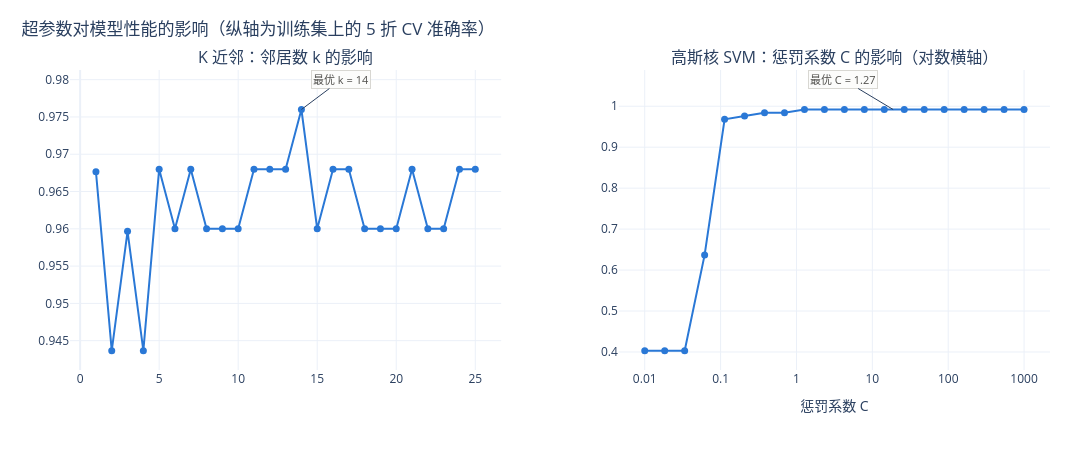

This figure's notebook cell:
### Markdown cell above
### 2. 超参数的影响

### Code cell
# K 近邻的 k：k 太小易受噪声干扰，太大则把邻域内其他类别也拉进来
# 标准化放进 pipeline，保证交叉验证每一折里的均值方差都只用该折的训练部分估计
ks = list(range(1, 26))
knn_acc = [cross_val_score(make_pipeline(StandardScaler(), KNeighborsClassifier(n_neighbors=k)),
                           X_train, y_train, cv=cv, scoring="accuracy").mean() for k in ks]

# 高斯核 SVM 的惩罚系数 C：C 越大越迁就训练样本，越小正则化越强
Cs = np.logspace(-2, 3, 20)
svm_acc = [cross_val_score(make_pipeline(StandardScaler(),
                                         SVC(kernel="rbf", C=C, gamma="scale", random_state=SEED)),
                           X_train, y_train, cv=cv, scoring="accuracy").mean() for C in Cs]

fig = make_subplots(rows=1, cols=2, horizontal_spacing=0.12,
                    subplot_titles=("K 近邻：邻居数 k 的影响", "高斯核 SVM：惩罚系数 C 的影响（对数横轴）"))
fig.add_trace(go.Scatter(
    x=ks, y=knn_acc, mode="lines+markers", name="KNN", showlegend=False,
    line=dict(color=C_BLUE, width=2), marker=dict(size=7),
    hovertemplate="k = %{x}<br>CV 准确率 %{y:.4f}<extra></extra>",
), row=1, col=1)
best_k = ks[int(np.argmax(knn_acc))]
fig.add_annotation(x=best_k, y=max(knn_acc), text=f"最优 k = {best_k}", showarrow=True,
                   arrowhead=0, ax=40, ay=-30, font=dict(color=C_MUTED, size=11),
                   bgcolor="rgba(252,252,251,0.9)", bordercolor="#d8d7d2", borderwidth=1, row=1, col=1)

fig.add_trace(go.Scatter(
    x=Cs, y=svm_acc, mode="lines+markers", name="RBF-SVM", showlegend=False,
    line=dict(color=C_BLUE, width=2), marker=dict(size=7),
    hovertemplate="C = %{x:.3g}<br>CV 准确率 %{y:.4f}<extra></extra>",
), row=1, col=2)
best_C = Cs[int(np.argmax(svm_acc))]
fig.add_annotation(x=best_C, y=max(svm_acc), text=f"最优 C = {best_C:.3g}", showarrow=True,
                   arrowhead=0, ax=-50, ay=-30, font=dict(color=C_MUTED, size=11),
                   bgcolor="rgba(252,252,251,0.9)", bordercolor="#d8d7d2", borderwidth=1, row=1, col=2)

fig.update_xaxes(title_text="邻居数 k", row=1, col=1)
fig.update_xaxes(title_text="惩罚系数 C", type="log", row=1, col=2)
fig.update_yaxes(title_text="5 折 CV 准确率", row=1, col=1)
style(fig, "超参数对模型性能的影响（纵轴为训练集上的 5 折 CV 准确率）", "", "",
      width=1080, height=450)
fig.show()

### Figure 1 — Plotly figure (JSON) as saved in the notebook; plotly's stock layout.template omitted (floating-point values rounded to 4 significant figures)
{"data": [{"hovertemplate": "k = %{x}<br>CV 准确率 %{y:.4f}<extra></extra>", "line": {"color": "#2a78d6", "width": 2}, "marker": {"size": 7}, "mode": "lines+markers", "name": "KNN", "showlegend": false, "type": "scatter", "x": [1, 2, 3, 4, 5, 6, 7, 8, 9, 10, 11, 12, 13, 14, 15, 16, 17, 18, 19, 20, 21, 22, 23, 24, 25], "xaxis": "x", "y": [0.9677, 0.9437, 0.9597, 0.9437, 0.968, 0.96, 0.968, 0.96, 0.96, 0.96, 0.968, 0.968, 0.968, 0.976, 0.96, 0.968, 0.968, 0.96, 0.96, 0.96, 0.968, 0.96, 0.96, 0.968, 0.968], "yaxis": "y"}, {"hovertemplate": "C = %{x:.3g}<br>CV 准确率 %{y:.4f}<extra></extra>", "line": {"color": "#2a78d6", "width": 2}, "marker": {"size": 7}, "mode": "lines+markers", "name": "RBF-SVM", "showlegend": false, "type": "scatter", "x": [0.01, 0.01833, 0.0336, 0.06158, 0.1129, 0.2069, 0.3793, 0.6952, 1.274, 2.336, 4.281, 7.848, 14.38, 26.37, 48.33, 88.59, 162.4, 297.6, 545.6, 1000.0], "xaxis": "x2", "y": [0.4033, 0.4033, 0.4033, 0.637, 0.968, 0.976, 0.984, 0.984, 0.992, 0.992, 0.992, 0.992, 0.992, 0.992, 0.992, 0.992, 0.992, 0.992, 0.992, 0.992], "yaxis": "y2"}], "layout": {"annotations": [{"font": {"size": 16}, "showarrow": false, "text": "K 近邻：邻居数 k 的影响", "x": 0.22, "xanchor": "center", "xref": "paper", "y": 1, "yanchor": "bottom", "yref": "paper"}, {"font": {"size": 16}, "showarrow": false, "text": "高斯核 SVM：惩罚系数 C 的影响（对数横轴）", "x": 0.78, "xanchor": "center", "xref": "paper", "y": 1, "yanchor": "bottom", "yref": "paper"}, {"arrowhead": 0, "ax": 40, "ay": -30, "bgcolor": "rgba(252,252,251,0.9)", "bordercolor": "#d8d7d2", "borderwidth": 1, "font": {"color": "#52514e", "size": 11}, "showarrow": true, "text": "最优 k = 14", "x": 14, "xref": "x", "y": 0.976, "yref": "y"}, {"arrowhead": 0, "ax": -50, "ay": -30, "bgcolor": "rgba(252,252,251,0.9)", "bordercolor": "#d8d7d2", "borderwidth": 1, "font": {"color": "#52514e", "size": 11}, "showarrow": true, "text": "最优 C = 1.27", "x": 1.274, "xref": "x2", "y": 0.992, "yref": "y2"}], "height": 450, "hovermode": "closest", "legend": {"orientation": "h", "title": {}, "x": 0, "y": -0.18, "yanchor": "top"}, "margin": {"b": 80, "l": 70, "r": 30, "t": 70}, "title": {"text": "超参数对模型性能的影响（纵轴为训练集上的 5 折 CV 准确率）", "x": 0.02, "xanchor": "left"}, "width": 1080, "xaxis": {"anchor": "y", "domain": [0, 0.44], "title": {"text": ""}}, "xaxis2": {"anchor": "y2", "domain": [0.56, 1], "title": {"text": "惩罚系数 C"}, "type": "log"}, "yaxis": {"anchor": "x", "domain": [0, 1], "title": {"text": ""}}, "yaxis2": {"anchor": "x2", "domain": [0, 1]}}}
